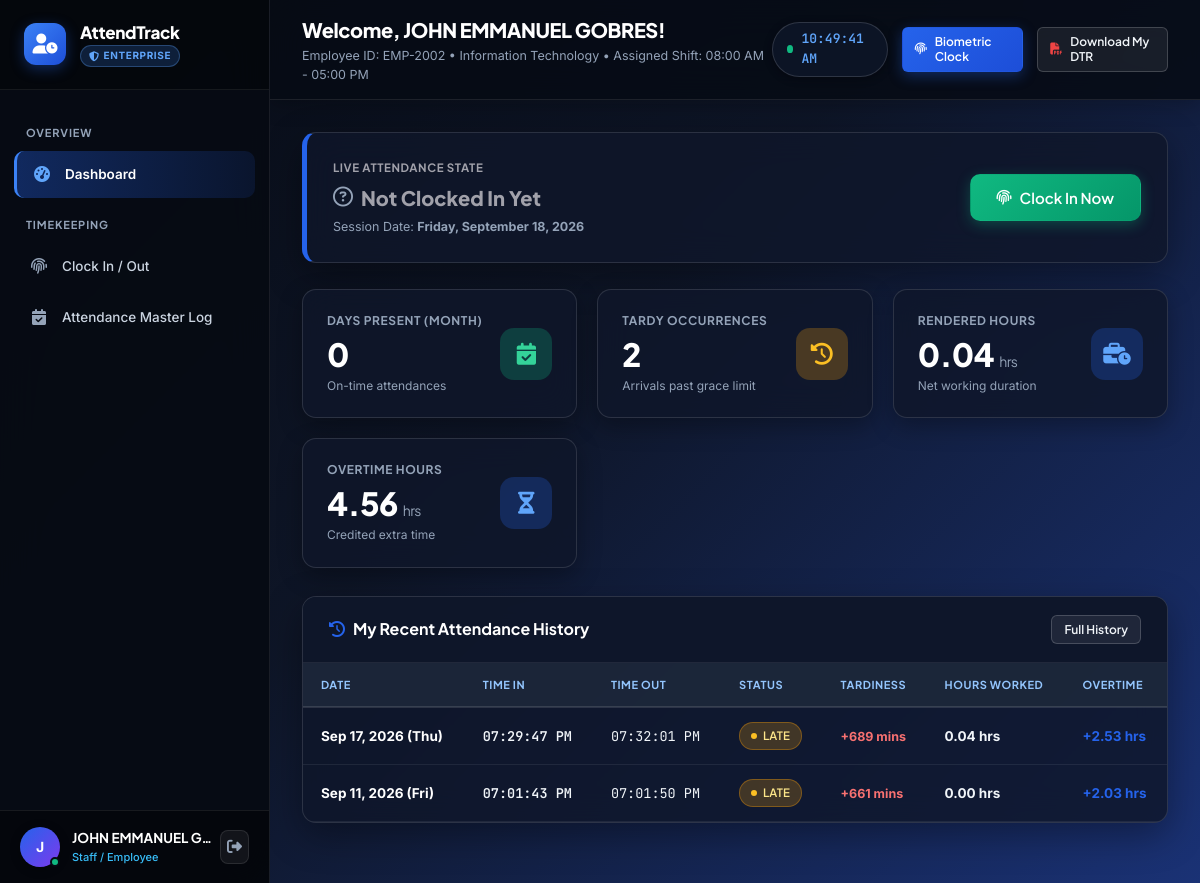
Screenshot of / (signed in) with the database file from the repository.
### core/models.py (models this page shows, shortened)
class EmployeeProfile(models.Model):
    user = models.OneToOneField(User, on_delete=models.CASCADE, related_name='profile')
    employee_id = models.CharField(max_length=30, unique=True)
    department = models.ForeignKey(Department, on_delete=models.SET_NULL, null=True, blank=True, related_name='employees')
    job_title = models.CharField(max_length=100, default='Staff')
    contact_number = models.CharField(max_length=20, blank=True, default='')
    hire_date = models.DateField(default=timezone.localdate)
    shift_start = models.TimeField(default=time(8, 0))   # 8:00 AM standard
    shift_end = models.TimeField(default=time(17, 0))    # 5:00 PM standard
    grace_period_minutes = models.IntegerField(default=15)  # 15 minutes grace period
    is_active = models.BooleanField(default=True)
    created_at = models.DateTimeField(auto_now_add=True)
    updated_at = models.DateTimeField(auto_now=True)
    class Meta:
        ordering = ['employee_id']
    @property
    def full_name(self):
        name = self.user.get_full_name()
        return name if name else self.user.username

class Department(models.Model):
    name = models.CharField(max_length=100, unique=True)
    code = models.CharField(max_length=20, unique=True)
    description = models.TextField(blank=True, default='')
    created_at = models.DateTimeField(auto_now_add=True)
    class Meta:
        ordering = ['name']

class AttendanceRecord(models.Model):
    STATUS_CHOICES = [
        ('PRESENT', 'Present (On-Time)'),
        ('LATE', 'Late Arrival'),
        ('HALF_DAY', 'Half Day'),
        ('ABSENT', 'Absent'),
        ('ON_LEAVE', 'On Leave'),
    ]
    employee = models.ForeignKey(EmployeeProfile, on_delete=models.CASCADE, related_name='attendance_records')
    date = models.DateField(default=timezone.localdate, db_index=True)
    time_in = models.TimeField(null=True, blank=True)
    time_out = models.TimeField(null=True, blank=True)
    status = models.CharField(max_length=20, choices=STATUS_CHOICES, default='PRESENT')
    late_minutes = models.IntegerField(default=0)
    overtime_hours = models.DecimalField(max_digits=5, decimal_places=2, default=Decimal('0.00'))
    total_hours = models.DecimalField(max_digits=5, decimal_places=2, default=Decimal('0.00'))
    ip_address = models.GenericIPAddressField(null=True, blank=True)
    notes = models.TextField(blank=True, default='')
    created_at = models.DateTimeField(auto_now_add=True)
    updated_at = models.DateTimeField(auto_now=True)
    class Meta:
        ordering = ['-date', '-time_in']
        constraints = [
            models.UniqueConstraint(fields=['employee', 'date'], name='unique_employee_daily_attendance')
        ]

### core/views.py (the view)
# urls.py: path('', views.dashboard_view, name='dashboard'),
@login_required
def dashboard_view(request):
    current_user = AuthManager.get_current_user(request)
    if current_user.is_admin:
        dashboard_data = DashboardController.get_admin_dashboard()
        return render(request, 'dashboard/admin_dashboard.html', {
            'dashboard': dashboard_data,
            'current_user': current_user
        })
    else:
        employee_profile = current_user.profile
        if not employee_profile:
            messages.warning(request, "No employee profile linked to your user account. Please contact Administrator.")
            return render(request, 'dashboard/no_profile.html')
        emp_data = DashboardController.get_employee_dashboard(employee_profile)
        return render(request, 'dashboard/employee_dashboard.html', {
            'data': emp_data,
            'current_user': current_user
        })

### core/oop_classes/auth_manager.py (called while the page is built)
    @property
    def is_admin(self) -> bool:
        return self.is_staff or self.is_superuser

    @property
    def profile(self):
        try:
            return self._django_user.profile
        except EmployeeProfile.DoesNotExist:
            return None

    @classmethod
    def get_current_user(cls, request) -> User | None:
        if request.user.is_authenticated:
            return User(request.user)
        return None

### core/oop_classes/time_tracker.py (called while the page is built)
    @property
    def formatted_date(self) -> str:
        return self.date.strftime("%b %d, %Y (%a)")

    @property
    def formatted_time_in(self) -> str:
        return self.time_in.strftime("%I:%M:%S %p") if self.time_in else "--:--:--"

    @property
    def formatted_time_out(self) -> str:
        return self.time_out.strftime("%I:%M:%S %p") if self.time_out else "--:--:--"

    @property
    def status_badge_class(self) -> str:
        mapping = {
            'PRESENT': 'badge-success',
            'LATE': 'badge-warning',
            'HALF_DAY': 'badge-info',
            'ABSENT': 'badge-danger',
            'ON_LEAVE': 'badge-secondary',
        }
        return mapping.get(self.status, 'badge-light')

    @classmethod
    def get_today_log(cls, employee_profile: EmployeeProfile, target_date: Optional[date] = None) -> Optional[AttendanceLog]:
        check_date = target_date or timezone.localdate()
        record = AttendanceRecord.objects.filter(employee=employee_profile, date=check_date).first()
        return AttendanceLog(record) if record else None

### templates/dashboard/employee_dashboard.html (shortened to what this page needs)
{% extends 'base.html' %}
{% block page_title %}Welcome, {{ data.employee.full_name }}!{% endblock %}
{% block page_subtitle %}Employee ID: {{ data.employee.employee_id }} • {{ data.employee.department.name|default:"General Staff" }} • Assigned Shift: {{ data.shift_start_display }} - {{ data.shift_end_display }}{% endblock %}
{% block topbar_actions %}
<a href="{% url 'clock_terminal' %}" class="btn btn-primary btn-sm">
  <i class="fa-solid fa-fingerprint"></i> Biometric Clock
</a>
<a href="{% url 'export_pdf_dtr' %}" class="btn btn-outline btn-sm">
  <i class="fa-solid fa-file-pdf" style="color: var(--danger-500);"></i> Download My DTR
</a>
{% endblock %}
{% block content %}
<div class="card" style="border-left: 5px solid var(--primary-600); margin-bottom: 26px;">
  <div class="card-body" style="display: flex; justify-content: space-between; align-items: center; flex-wrap: wrap; gap: 20px;">
    <div>
      <div style="font-size: 11.5px; text-transform: uppercase; color: var(--slate-500); font-weight: 700; font-family: var(--font-heading); letter-spacing: 0.05em;">
        Live Attendance State
      </div>
      <div style="font-size: 20px; font-weight: 800; font-family: var(--font-heading); margin-top: 5px;">
        {% if not data.today_log %}
          <span style="color: var(--slate-500); display: flex; align-items: center; gap: 8px;">
            <i class="fa-regular fa-circle-question" style="color: var(--slate-400);"></i> Not Clocked In Yet
          </span>
        {% elif data.today_log.is_clocked_in %}
          <span style="color: var(--success-600); display: flex; align-items: center; gap: 8px;">
            <i class="fa-solid fa-circle-check"></i> Clocked In at {{ data.today_log.formatted_time_in }}
          </span>
        {% elif data.today_log.is_clocked_out %}
          <span style="color: var(--primary-600); display: flex; align-items: center; gap: 8px;">
            <i class="fa-solid fa-check-double"></i> Shift Completed (In: {{ data.today_log.formatted_time_in }} | Out: {{ data.today_log.formatted_time_out }})
          </span>
        {% endif %}
      </div>
      <div style="font-size: 12.5px; color: var(--slate-400); margin-top: 4px;">
        Session Date: <b>{{ data.today_date }}</b>
      </div>
    </div>
    <div style="display: flex; gap: 12px;">
      {% if not data.today_log %}
        <form method="POST" action="{% url 'clock_terminal' %}">
          <button type="submit" class="btn btn-success btn-lg">
            <i class="fa-solid fa-fingerprint"></i> Clock In Now
          </button>
        </form>
      {% else %}
        <button class="btn btn-outline btn-lg" disabled style="cursor: not-allowed; opacity: 0.7;">
          <i class="fa-solid fa-circle-check" style="color: var(--success-500);"></i> Shift Completed
        </button>
      {% endif %}
    </div>
  </div>
</div>
<div class="kpi-grid">
  <div class="kpi-card kpi-green">
    <div class="kpi-details">
      <div class="kpi-label">Days Present (Month)</div>
      <div class="kpi-value">{{ data.monthly_present }}</div>
      <div class="kpi-sub">On-time attendances</div>
    </div>
    <div class="kpi-icon icon-green">
      <i class="fa-solid fa-calendar-check"></i>
    </div>
  </div>
  <div class="kpi-card kpi-amber">
    <div class="kpi-details">
      <div class="kpi-label">Tardy Occurrences</div>
      <div class="kpi-value">{{ data.monthly_late }}</div>
      <div class="kpi-sub">Arrivals past grace limit</div>
    </div>
    <div class="kpi-icon icon-amber">
      <i class="fa-solid fa-clock-rotate-left"></i>
    </div>
  </div>
  <div class="kpi-card kpi-blue">
    <div class="kpi-details">
      <div class="kpi-label">Rendered Hours</div>
      <div class="kpi-value">{{ data.monthly_hours }} <span style="font-size: 14px; font-weight: normal; color: var(--slate-400);">hrs</span></div>
      <div class="kpi-sub">Net working duration</div>
    </div>
    <div class="kpi-icon icon-blue">
      <i class="fa-solid fa-business-time"></i>
    </div>
  </div>
  <div class="kpi-card kpi-blue">
    <div class="kpi-details">
      <div class="kpi-label">Overtime Hours</div>
      <div class="kpi-value">{{ data.monthly_ot }} <span style="font-size: 14px; font-weight: normal; color: var(--slate-400);">hrs</span></div>
      <div class="kpi-sub">Credited extra time</div>
    </div>
    <div class="kpi-icon icon-blue">
      <i class="fa-solid fa-hourglass-half"></i>
    </div>
  </div>
</div>
<div class="card">
  <div class="card-header">
    <h3>
      <i class="fa-solid fa-clock-rotate-left" style="color: var(--primary-600);"></i>
      <span>My Recent Attendance History</span>
    </h3>
    <a href="{% url 'attendance_logs' %}" class="btn btn-outline btn-sm">Full History</a>
  </div>
  <div class="table-responsive">
    <table class="data-table">
      <thead>
        <tr>
          <th>Date</th>
          <th>Time In</th>
          <th>Time Out</th>
          <th>Status</th>
          <th>Tardiness</th>
          <th>Hours Worked</th>
          <th>Overtime</th>
        </tr>
      </thead>
      <tbody>
        {% for log in data.recent_logs %}
        <tr>
          <td><b style="color: var(--slate-900);">{{ log.formatted_date }}</b></td>
          <td><span style="font-family: var(--font-mono); font-weight: 600;">{{ log.formatted_time_in }}</span></td>
          <td><span style="font-family: var(--font-mono);">{{ log.formatted_time_out }}</span></td>
          <td>
            <span class="badge {{ log.status_badge_class }}">
              <span class="badge-dot"></span>
              {{ log.status }}
            </span>
          </td>
          <td>
            {% if log.late_minutes > 0 %}
              <span style="color: var(--danger-600); font-weight: 700; font-size: 12.5px;">+{{ log.late_minutes }} mins</span>
            {% else %}
              <span style="color: var(--slate-400);">-</span>
            {% endif %}
          </td>
          <td><b>{{ log.total_hours|floatformat:2 }} hrs</b></td>
          <td>
            {% if log.overtime_hours > 0 %}
              <span style="color: var(--primary-600); font-weight: 700;">+{{ log.overtime_hours|floatformat:2 }} hrs</span>
            {% else %}
              <span style="color: var(--slate-400);">-</span>
            {% endif %}
          </td>
        </tr>
        {% endfor %}
      </tbody>
    </table>
  </div>
</div>
{% endblock %}

### templates/base.html (shortened to what this page needs)
{% load static %}
<!DOCTYPE html>
<html lang="en">
<head>
  <link rel="stylesheet" href="{% static 'css/style.css' %}">
  <link rel="stylesheet" href="https://cdnjs.cloudflare.com/ajax/libs/font-awesome/6.4.0/css/all.min.css">
</head>
<body>
  <div class="app-wrapper">
    <aside class="app-sidebar">
      <div class="sidebar-brand">
        <div class="brand-icon">
          <i class="fa-solid fa-user-clock"></i>
        </div>
        <div class="brand-text">
          <h2>AttendTrack</h2>
          <div class="brand-badge"><i class="fa-solid fa-shield-halved"></i> Enterprise</div>
        </div>
      </div>
      <nav class="sidebar-nav">
        <div class="nav-section-title">Overview</div>
        <a href="{% url 'dashboard' %}" class="nav-item {% if request.resolver_match.url_name == 'dashboard' %}active{% endif %}">
          <span class="icon"><i class="fa-solid fa-gauge-high"></i></span>
          <span>Dashboard</span>
        </a>
        <div class="nav-section-title">Timekeeping</div>
        <a href="{% url 'clock_terminal' %}" class="nav-item {% if request.resolver_match.url_name == 'clock_terminal' %}active{% endif %}">
          <span class="icon"><i class="fa-solid fa-fingerprint"></i></span>
          <span>Clock In / Out</span>
        </a>
        <a href="{% url 'attendance_logs' %}" class="nav-item {% if request.resolver_match.url_name == 'attendance_logs' or request.resolver_match.url_name == 'adjust_attendance' %}active{% endif %}">
          <span class="icon"><i class="fa-solid fa-calendar-check"></i></span>
          <span>Attendance Master Log</span>
        </a>
      </nav>
      <div class="sidebar-user">
        <div class="user-avatar">
          {{ request.user.first_name|default:request.user.username|slice:":1"|upper }}
          <span class="status-indicator"></span>
        </div>
        <div class="user-info">
          <div class="user-name">{{ request.user.get_full_name|default:request.user.username }}</div>
          <div class="user-role">
            {% if request.user.is_staff or request.user.is_superuser %}
              Administrator / HR
            {% else %}
              Staff / Employee
            {% endif %}
          </div>
        </div>
        <a href="{% url 'logout' %}" class="btn-logout" title="Sign Out">
          <i class="fa-solid fa-right-from-bracket"></i>
        </a>
      </div>
    </aside>
    <main class="app-main">
      <header class="app-topbar">
        <div class="topbar-left">
          <div class="topbar-title">
            <h1>{% block page_title %}Overview{% endblock %}</h1>
            <p>{% block page_subtitle %}SDF04 - Object-Oriented Programming Attendance Management System{% endblock %}</p>
          </div>
        </div>
        <div class="topbar-actions">
          <div class="live-time-chip" title="Asia/Manila Server Synced">
            <span class="pulse-dot"></span>
            <span id="topbar-live-clock">--:--:-- --</span>
          </div>
          {% block topbar_actions %}{% endblock %}
        </div>
      </header>
      <div class="content-body">
        {% block content %}{% endblock %}
      </div>
    </main>
  </div>
</body>
</html>

### rows the page displays
EmployeeProfile: employee.full_name "JOHN EMMANUEL GOBRES", employee.employee_id "EMP-2002", employee.department.name "Information Technology"
AttendanceRecord: formatted_date "Sep 17, 2026 (Thu)", formatted_time_in "07:29:47 PM", formatted_time_out "07:32:01 PM", status "LATE", late_minutes "689", total_hours "0.04", overtime_hours "2.53"
AttendanceRecord: formatted_date "Sep 11, 2026 (Fri)", formatted_time_in "07:01:43 PM", formatted_time_out "07:01:50 PM", status "LATE", late_minutes "661", total_hours "0.00", overtime_hours "2.03"

### other values shown
{{ request.user.first_name|default:request.user.username|slice:":1"|upper }} "J"
{{ request.user.get_full_name|default:request.user.username }} "JOHN EMMANUEL G…"
{{ data.shift_start_display }} "08:00 AM"
{{ data.shift_end_display }} "05:00 PM"
{{ data.today_date }} "Friday, September 18, 2026"
{{ data.monthly_present }} "0"
{{ data.monthly_late }} "2"
{{ data.monthly_hours }} "0.04"
{{ data.monthly_ot }} "4.56"
